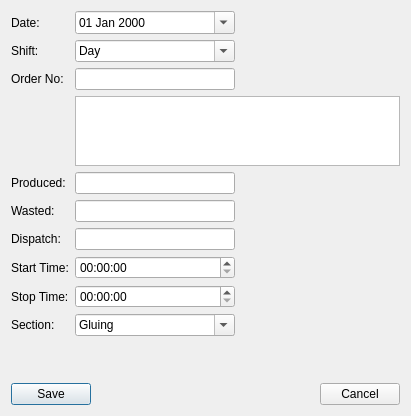
<?xml version="1.0" encoding="UTF-8"?>
<ui version="4.0">
 <class>Finishing_DataEntry</class>
 <widget class="QDialog" name="Finishing_DataEntry">
  <property name="geometry">
   <rect>
    <x>0</x>
    <y>0</y>
    <width>411</width>
    <height>416</height>
   </rect>
  </property>
  <property name="windowTitle">
   <string>Finishing Details</string>
  </property>
  <layout class="QVBoxLayout" name="verticalLayout">
   <item>
    <layout class="QGridLayout" name="gridLayout">
     <item row="5" column="0" colspan="2">
      <widget class="QLabel" name="label_5">
       <property name="text">
        <string>Wasted:</string>
       </property>
      </widget>
     </item>
     <item row="9" column="2">
      <widget class="QComboBox" name="cboSection">
       <property name="editable">
        <bool>true</bool>
       </property>
       <item>
        <property name="text">
         <string>Gluing</string>
        </property>
       </item>
       <item>
        <property name="text">
         <string>Gluing - M</string>
        </property>
       </item>
       <item>
        <property name="text">
         <string>Peeling</string>
        </property>
       </item>
       <item>
        <property name="text">
         <string>Stitching</string>
        </property>
       </item>
      </widget>
     </item>
     <item row="6" column="0" colspan="2">
      <widget class="QLabel" name="label_6">
       <property name="text">
        <string>Dispatch:</string>
       </property>
      </widget>
     </item>
     <item row="0" column="0" colspan="2">
      <widget class="QLabel" name="label">
       <property name="text">
        <string>Date:</string>
       </property>
      </widget>
     </item>
     <item row="2" column="0" colspan="2">
      <widget class="QLabel" name="label_3">
       <property name="text">
        <string>Order No:</string>
       </property>
      </widget>
     </item>
     <item row="4" column="0" colspan="2">
      <widget class="QLabel" name="label_4">
       <property name="text">
        <string>Produced:</string>
       </property>
      </widget>
     </item>
     <item row="2" column="2">
      <widget class="QLineEdit" name="txtOrderNo"/>
     </item>
     <item row="8" column="0" colspan="2">
      <widget class="QLabel" name="label_8">
       <property name="text">
        <string>Stop Time:</string>
       </property>
      </widget>
     </item>
     <item row="9" column="0" colspan="2">
      <widget class="QLabel" name="label_9">
       <property name="text">
        <string>Section:</string>
       </property>
      </widget>
     </item>
     <item row="1" column="0" colspan="2">
      <widget class="QLabel" name="label_2">
       <property name="text">
        <string>Shift:</string>
       </property>
      </widget>
     </item>
     <item row="6" column="2">
      <widget class="QLineEdit" name="txtDispatch"/>
     </item>
     <item row="7" column="3">
      <spacer name="horizontalSpacer_2">
       <property name="orientation">
        <enum>Qt::Horizontal</enum>
       </property>
       <property name="sizeHint" stdset="0">
        <size>
         <width>40</width>
         <height>20</height>
        </size>
       </property>
      </spacer>
     </item>
     <item row="7" column="2">
      <widget class="QTimeEdit" name="spinStart"/>
     </item>
     <item row="0" column="2">
      <widget class="QDateEdit" name="dtpDate">
       <property name="displayFormat">
        <string>dd MMM yyyy</string>
       </property>
       <property name="calendarPopup">
        <bool>true</bool>
       </property>
      </widget>
     </item>
     <item row="7" column="0" colspan="2">
      <widget class="QLabel" name="label_7">
       <property name="text">
        <string>Start Time:</string>
       </property>
      </widget>
     </item>
     <item row="4" column="2">
      <widget class="QLineEdit" name="txtProduced"/>
     </item>
     <item row="8" column="2">
      <widget class="QTimeEdit" name="spinStop"/>
     </item>
     <item row="5" column="2">
      <widget class="QLineEdit" name="txtWasted"/>
     </item>
     <item row="1" column="2">
      <widget class="QComboBox" name="cboShift">
       <property name="editable">
        <bool>true</bool>
       </property>
       <item>
        <property name="text">
         <string>Day</string>
        </property>
       </item>
       <item>
        <property name="text">
         <string>Night</string>
        </property>
       </item>
      </widget>
     </item>
     <item row="3" column="2" colspan="2">
      <widget class="QTextBrowser" name="txtOrderDetails">
       <property name="maximumSize">
        <size>
         <width>16777215</width>
         <height>71</height>
        </size>
       </property>
      </widget>
     </item>
    </layout>
   </item>
   <item>
    <spacer name="verticalSpacer">
     <property name="orientation">
      <enum>Qt::Vertical</enum>
     </property>
     <property name="sizeHint" stdset="0">
      <size>
       <width>20</width>
       <height>51</height>
      </size>
     </property>
    </spacer>
   </item>
   <item>
    <layout class="QHBoxLayout" name="horizontalLayout">
     <item>
      <widget class="QPushButton" name="cmdSave">
       <property name="text">
        <string>Save</string>
       </property>
      </widget>
     </item>
     <item>
      <spacer name="horizontalSpacer">
       <property name="orientation">
        <enum>Qt::Horizontal</enum>
       </property>
       <property name="sizeHint" stdset="0">
        <size>
         <width>40</width>
         <height>20</height>
        </size>
       </property>
      </spacer>
     </item>
     <item>
      <widget class="QPushButton" name="pushButton_2">
       <property name="text">
        <string>Cancel</string>
       </property>
      </widget>
     </item>
    </layout>
   </item>
  </layout>
 </widget>
 <tabstops>
  <tabstop>dtpDate</tabstop>
  <tabstop>cboShift</tabstop>
  <tabstop>txtOrderNo</tabstop>
  <tabstop>txtOrderDetails</tabstop>
  <tabstop>txtProduced</tabstop>
  <tabstop>txtWasted</tabstop>
  <tabstop>txtDispatch</tabstop>
  <tabstop>spinStart</tabstop>
  <tabstop>spinStop</tabstop>
  <tabstop>cboSection</tabstop>
  <tabstop>cmdSave</tabstop>
  <tabstop>pushButton_2</tabstop>
 </tabstops>
 <resources/>
 <connections>
  <connection>
   <sender>pushButton_2</sender>
   <signal>clicked()</signal>
   <receiver>Finishing_DataEntry</receiver>
   <slot>reject()</slot>
   <hints>
    <hint type="sourcelabel">
     <x>207</x>
     <y>402</y>
    </hint>
    <hint type="destinationlabel">
     <x>334</x>
     <y>297</y>
    </hint>
   </hints>
  </connection>
 </connections>
</ui>
